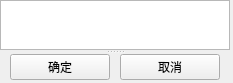
<?xml version="1.0" encoding="UTF-8"?>
<ui version="4.0">
 <class>IpEditor</class>
 <widget class="QWidget" name="IpEditor">
  <property name="geometry">
   <rect>
    <x>0</x>
    <y>0</y>
    <width>233</width>
    <height>83</height>
   </rect>
  </property>
  <property name="windowTitle">
   <string>Form</string>
  </property>
  <widget class="QSplitter" name="splitter">
   <property name="geometry">
    <rect>
     <x>0</x>
     <y>0</y>
     <width>230</width>
     <height>80</height>
    </rect>
   </property>
   <property name="orientation">
    <enum>Qt::Vertical</enum>
   </property>
   <widget class="QTextEdit" name="textEdit">
    <property name="lineWrapColumnOrWidth">
     <number>0</number>
    </property>
   </widget>
   <widget class="QWidget" name="layoutWidget">
    <layout class="QHBoxLayout" name="horizontalLayout">
     <property name="spacing">
      <number>10</number>
     </property>
     <property name="leftMargin">
      <number>10</number>
     </property>
     <property name="topMargin">
      <number>0</number>
     </property>
     <property name="rightMargin">
      <number>10</number>
     </property>
     <item>
      <widget class="QPushButton" name="confirm_btn">
       <property name="text">
        <string>确定</string>
       </property>
      </widget>
     </item>
     <item>
      <widget class="QPushButton" name="cancel_btn">
       <property name="text">
        <string>取消</string>
       </property>
      </widget>
     </item>
    </layout>
   </widget>
  </widget>
 </widget>
 <resources/>
 <connections>
  <connection>
   <sender>cancel_btn</sender>
   <signal>clicked()</signal>
   <receiver>IpEditor</receiver>
   <slot>close()</slot>
   <hints>
    <hint type="sourcelabel">
     <x>169</x>
     <y>66</y>
    </hint>
    <hint type="destinationlabel">
     <x>116</x>
     <y>41</y>
    </hint>
   </hints>
  </connection>
 </connections>
</ui>
